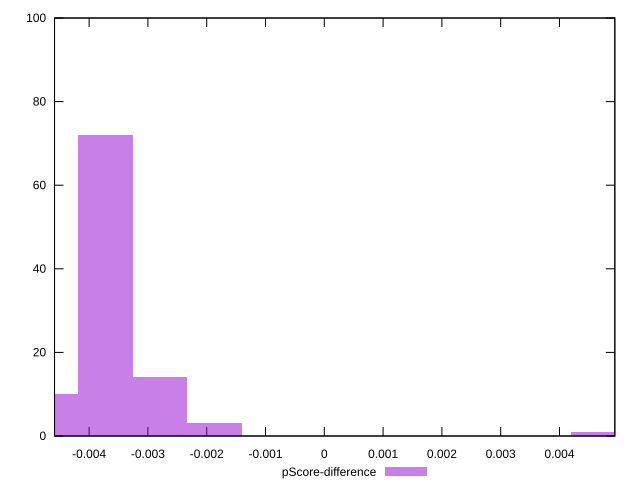

Here is the gnuplot script that generated this plot:
reset

$pScoreDifference <<EOF
-0.0018630355337876207 3
-0.002794553300681431 14
-0.004657588834469052 10
-0.0037260710675752415 72
0.004657588834469052 1
EOF

set key outside below
set boxwidth 0.0009315177668938104
set xrange [-0.004588235294117671:0.004941176470588227]
set yrange [0:100]
set trange [0:100]
set style fill transparent solid 0.5 noborder
set terminal svg size 640, 490 enhanced background rgb 'white'
set output "reports/report_00033_2021-03-01T14-23-16.841Z/render-blocking-resources/samples/astro-inner-cached/pScore-difference/histogram.svg"

plot $pScoreDifference title "pScore-difference" with boxes

reset
